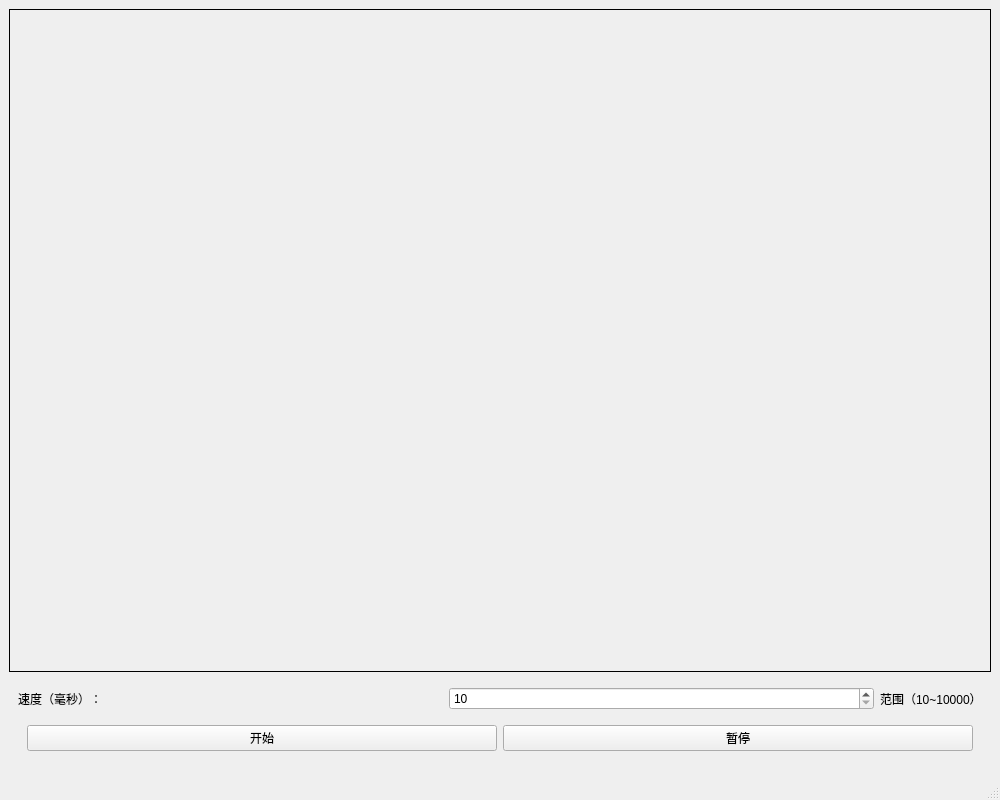
<?xml version="1.0" encoding="UTF-8"?>
<ui version="4.0">
 <class>MainWindow</class>
 <widget class="QMainWindow" name="MainWindow">
  <property name="geometry">
   <rect>
    <x>0</x>
    <y>0</y>
    <width>1000</width>
    <height>800</height>
   </rect>
  </property>
  <property name="windowTitle">
   <string>MainWindow</string>
  </property>
  <widget class="QWidget" name="centralwidget">
   <layout class="QGridLayout" name="gridLayout">
    <item row="1" column="0">
     <widget class="QLabel" name="label">
      <property name="frameShape">
       <enum>QFrame::Box</enum>
      </property>
      <property name="text">
       <string/>
      </property>
     </widget>
    </item>
    <item row="2" column="0">
     <widget class="QWidget" name="widget" native="true">
      <property name="sizePolicy">
       <sizepolicy hsizetype="Preferred" vsizetype="Maximum">
        <horstretch>0</horstretch>
        <verstretch>0</verstretch>
       </sizepolicy>
      </property>
      <layout class="QGridLayout" name="gridLayout_2">
       <item row="0" column="2">
        <widget class="QLabel" name="label_3">
         <property name="sizePolicy">
          <sizepolicy hsizetype="Maximum" vsizetype="Preferred">
           <horstretch>0</horstretch>
           <verstretch>0</verstretch>
          </sizepolicy>
         </property>
         <property name="text">
          <string>范围（10~10000）</string>
         </property>
        </widget>
       </item>
       <item row="0" column="0">
        <widget class="QLabel" name="label_2">
         <property name="text">
          <string>速度（毫秒）：</string>
         </property>
        </widget>
       </item>
       <item row="2" column="0" colspan="3">
        <widget class="QWidget" name="widget_2" native="true">
         <layout class="QGridLayout" name="gridLayout_3">
          <item row="0" column="0">
           <widget class="QPushButton" name="startpushButton">
            <property name="text">
             <string>开始</string>
            </property>
           </widget>
          </item>
          <item row="0" column="1">
           <widget class="QPushButton" name="pausepushButton">
            <property name="text">
             <string>暂停</string>
            </property>
           </widget>
          </item>
         </layout>
        </widget>
       </item>
       <item row="0" column="1">
        <widget class="QSpinBox" name="speedSpinBox">
         <property name="sizePolicy">
          <sizepolicy hsizetype="Preferred" vsizetype="Fixed">
           <horstretch>0</horstretch>
           <verstretch>0</verstretch>
          </sizepolicy>
         </property>
         <property name="minimum">
          <number>10</number>
         </property>
         <property name="maximum">
          <number>10000</number>
         </property>
        </widget>
       </item>
      </layout>
     </widget>
    </item>
   </layout>
  </widget>
  <widget class="QMenuBar" name="menubar">
   <property name="geometry">
    <rect>
     <x>0</x>
     <y>0</y>
     <width>1000</width>
     <height>26</height>
    </rect>
   </property>
  </widget>
  <widget class="QStatusBar" name="statusbar"/>
 </widget>
 <resources/>
 <connections/>
</ui>
